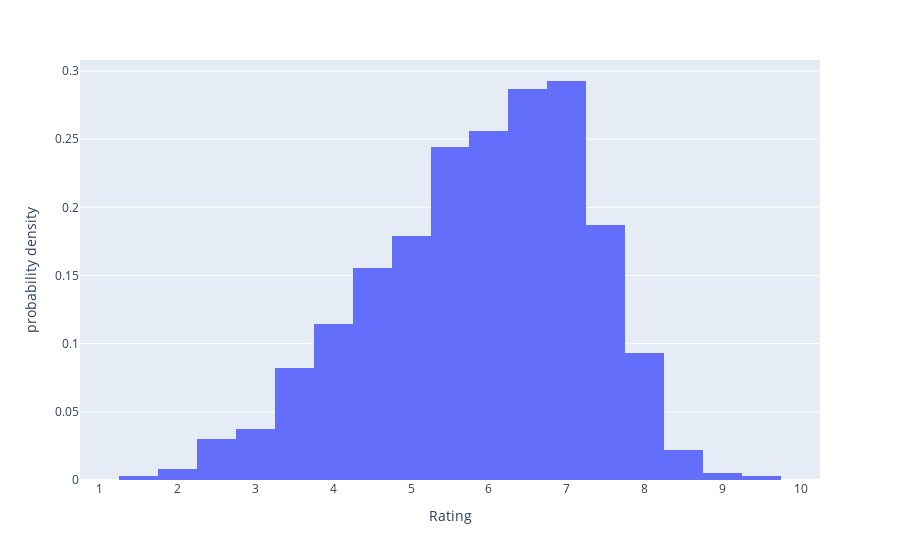

The code cell stored with this chart in its notebook:
### Code cell
rating_fig=px.histogram(df_movie,x="Rating",histnorm='probability density',nbins=40)
rating_fig.show()

### Figure 1 — Plotly figure (JSON) as saved in the notebook; plotly's stock layout.template omitted (floating-point values rounded to 4 significant figures; data arrays with more than 128 entries replaced by an {"elided": "..."} marker saying what was removed)
{"data": [{"alignmentgroup": "True", "bingroup": "x", "histnorm": "probability density", "hovertemplate": "Rating=%{x}<br>probability density=%{y}<extra></extra>", "legendgroup": "", "marker": {"color": "#636efa", "pattern": {"shape": ""}}, "name": "", "nbinsx": 40, "offsetgroup": "", "orientation": "v", "showlegend": false, "type": "histogram", "x": {"elided": "11979 float values"}, "xaxis": "x", "yaxis": "y"}], "layout": {"autosize": true, "barmode": "relative", "legend": {"tracegroupgap": 0}, "margin": {"t": 60}, "xaxis": {"anchor": "y", "autorange": true, "domain": [0, 1], "range": [0.75, 10.25], "title": {"text": "Rating"}, "type": "linear"}, "yaxis": {"anchor": "x", "autorange": true, "domain": [0, 1], "range": [0, 0.3081], "title": {"text": "probability density"}}}}
